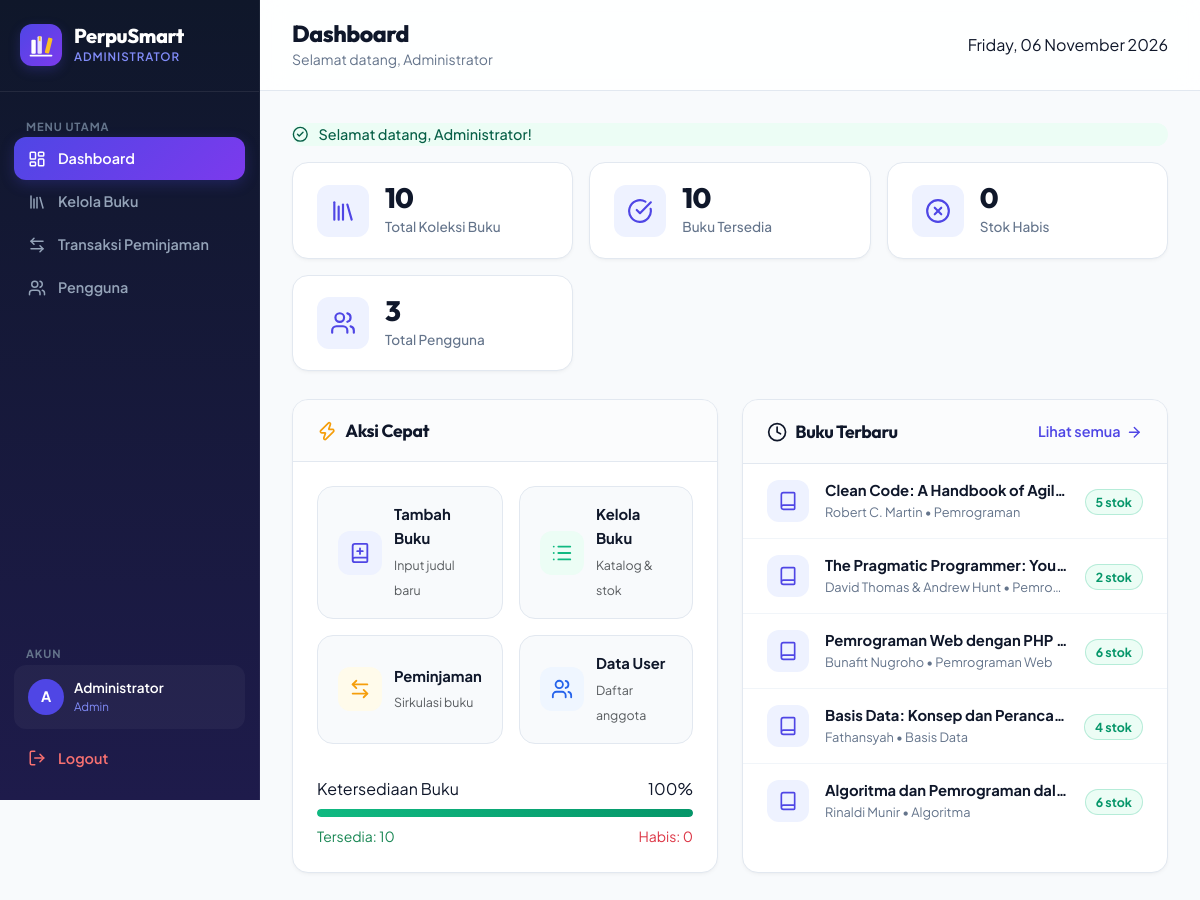
The page /index.php?page=admin/dashboard (signed in) on the database its author committed.
### tables this page shows
CREATE TABLE `buku` (
  `id` int(10) UNSIGNED NOT NULL,
  `kode_buku` varchar(20) NOT NULL,
  `judul` varchar(255) NOT NULL,
  `penulis` varchar(150) NOT NULL,
  `penerbit` varchar(150) NOT NULL,
  `tahun_terbit` year(4) NOT NULL,
  `kategori` varchar(100) NOT NULL,
  `stok` int(10) UNSIGNED NOT NULL DEFAULT 0,
  `deskripsi` text DEFAULT NULL,
  `cover_url` varchar(500) DEFAULT NULL,
  `created_at` timestamp NOT NULL DEFAULT current_timestamp(),
  `updated_at` timestamp NOT NULL DEFAULT current_timestamp() ON UPDATE current_timestamp()
);

### controllers/AdminController.php (called while the page is built, shortened)
<?php
class AdminController {
    private Buku $bukuModel;
    private User $userModel;
    public function __construct() {
        $this->bukuModel = new Buku();
        $this->userModel = new User();
    }
    public function dashboard(): void {
        $totalBuku      = $this->bukuModel->countAll();
        $totalUsers     = $this->userModel->countAll();
        $bukuTersedia   = $this->bukuModel->countAvailable();
        $stokHabis      = $this->bukuModel->countUnavailable();
        $bukuTerbaru    = $this->bukuModel->getAll(5);
        $success        = flash('flash_success');
        require_once BASE_PATH . '/views/admin/dashboard.php';
    }
}

### middleware/auth.php (called while the page is built, shortened)
<?php
function currentUser(): array {
    return [
        'id'       => $_SESSION['user_id']       ?? 0,
        'nama'     => $_SESSION['user_nama']     ?? '',
        'username' => $_SESSION['user_username'] ?? '',
        'role'     => $_SESSION['user_role']     ?? '',
    ];
}

### config/config.php (called while the page is built, shortened)
<?php
function flash(string $key): string {
    if (isset($_SESSION[$key])) {
        $msg = $_SESSION[$key];
        return $msg;
    }
    return '';
}
function e(string $str): string {
    return htmlspecialchars($str, ENT_QUOTES | ENT_SUBSTITUTE, 'UTF-8');
}

### config/database.php (called while the page is built, shortened)
<?php
class Database {
    private static ?PDO $instance = null;
    public static function getInstance(): PDO {
        if (self::$instance === null) {
            $dsn = sprintf(
                'mysql:host=%s;port=%s;dbname=%s;charset=utf8mb4',
                DB_HOST, DB_PORT, DB_NAME
            );
            $options = [
                PDO::ATTR_ERRMODE            => PDO::ERRMODE_EXCEPTION,
                PDO::ATTR_DEFAULT_FETCH_MODE => PDO::FETCH_ASSOC,
                PDO::ATTR_EMULATE_PREPARES   => false,
                PDO::MYSQL_ATTR_INIT_COMMAND => "SET NAMES utf8mb4 COLLATE utf8mb4_unicode_ci",
            ];
            try {
                self::$instance = new PDO($dsn, DB_USER, DB_PASS, $options);
            } catch (PDOException $e) {
                http_response_code(500);
                die('<div style="font-family:sans-serif;padding:2rem;color:#c0392b;">
                    <h2>⚠ Koneksi Database Gagal</h2>
                    <p>' . htmlspecialchars($e->getMessage()) . '</p>
                    <p>Pastikan MySQL sudah berjalan dan konfigurasi di <code>config/config.php</code> sudah benar.</p>
                </div>');
            }
        }
        return self::$instance;
    }
}

### models/Buku.php (called while the page is built, shortened)
<?php
class Buku {
    private PDO $db;
    public function __construct() {
        $this->db = Database::getInstance();
    }
    public function getAll(int $limit = 0, int $offset = 0): array {
        $sql = "SELECT b.*,
                       (SELECT COUNT(*) FROM peminjaman p WHERE p.buku_id = b.id AND p.status IN ('dipinjam', 'terlambat')) AS total_dipinjam
                FROM buku b
                ORDER BY b.created_at DESC";
        if ($limit > 0) {
            $sql .= ' LIMIT ' . (int)$limit . ' OFFSET ' . (int)$offset;
        }
        return $this->db->query($sql)->fetchAll();
    }
    public function countAll(): int {
        return (int) $this->db->query('SELECT COUNT(*) FROM buku')->fetchColumn();
    }
    public function countAvailable(): int {
        return (int) $this->db->query('SELECT COUNT(*) FROM buku WHERE stok > 0')->fetchColumn();
    }
    public function countUnavailable(): int {
        return (int) $this->db->query('SELECT COUNT(*) FROM buku WHERE stok = 0')->fetchColumn();
    }
}

### models/User.php (called while the page is built, shortened)
<?php
class User {
    private PDO $db;
    public function __construct() {
        $this->db = Database::getInstance();
    }
    public function countAll(): int {
        return (int) $this->db->query('SELECT COUNT(*) FROM users')->fetchColumn();
    }
}

### views/admin/dashboard.php (the view, shortened to what this page needs)
<?php require_once BASE_PATH . '/views/layouts/header.php'; ?>
<div class="ps-admin-layout">
    <?php require_once BASE_PATH . '/views/layouts/sidebar_admin.php'; ?>
    <main class="ps-admin-main">
        <header class="ps-topbar">
            <div class="ps-topbar-left">
                <div>
                    <h1 class="ps-page-title">Dashboard</h1>
                    <p class="ps-page-subtitle">Selamat datang, <?= e(currentUser()['nama']) ?></p>
                </div>
            </div>
            <div class="ps-topbar-right">
                <span class="ps-topbar-date"><?= date('l, d F Y') ?></span>
            </div>
        </header>
        <div class="ps-admin-content">
            <?php if ($success): ?>
                <div class="ps-alert ps-alert-success mb-3">
                    <i data-lucide="circle-check"></i><div><?= $success ?></div>
                </div>
            <?php endif; ?>
            <div class="ps-stats-grid">
                <div class="ps-stat-card ps-stat-primary">
                    <div class="ps-stat-icon">
                        <i data-lucide="library"></i>
                    </div>
                    <div class="ps-stat-body">
                        <div class="ps-stat-number"><?= number_format($totalBuku) ?></div>
                        <div class="ps-stat-label">Total Koleksi Buku</div>
                    </div>
                </div>
                <div class="ps-stat-card ps-stat-success">
                    <div class="ps-stat-icon">
                        <i data-lucide="check-circle"></i>
                    </div>
                    <div class="ps-stat-body">
                        <div class="ps-stat-number"><?= number_format($bukuTersedia) ?></div>
                        <div class="ps-stat-label">Buku Tersedia</div>
                    </div>
                </div>
                <div class="ps-stat-card ps-stat-danger">
                    <div class="ps-stat-icon">
                        <i data-lucide="x-circle"></i>
                    </div>
                    <div class="ps-stat-body">
                        <div class="ps-stat-number"><?= number_format($stokHabis) ?></div>
                        <div class="ps-stat-label">Stok Habis</div>
                    </div>
                </div>
                <div class="ps-stat-card ps-stat-accent">
                    <div class="ps-stat-icon">
                        <i data-lucide="users"></i>
                    </div>
                    <div class="ps-stat-body">
                        <div class="ps-stat-number"><?= number_format($totalUsers) ?></div>
                        <div class="ps-stat-label">Total Pengguna</div>
                    </div>
                </div>
            </div>
            <div class="ps-dashboard-grid">
                <div class="ps-card">
                    <div class="ps-card-header">
                        <h3 class="ps-card-title">
                            <i data-lucide="zap" style="color:var(--ps-warning)"></i> Aksi Cepat
                        </h3>
                    </div>
                    <div class="ps-card-body">
                        <div class="ps-quick-actions">
                            <a href="<?= BASE_URL ?>/index.php?page=admin/buku/create" class="ps-quick-action-btn">
                                <div class="ps-qa-icon" style="background: var(--ps-primary-light); color: var(--ps-primary);">
                                    <i data-lucide="book-plus"></i>
                                </div>
                                <div class="ps-qa-text">
                                    <strong class="d-block">Tambah Buku</strong>
                                    <small class="text-muted">Input judul baru</small>
                                </div>
                            </a>
                            <a href="<?= BASE_URL ?>/index.php?page=admin/buku" class="ps-quick-action-btn">
                                <div class="ps-qa-icon" style="background: var(--ps-success-light); color: var(--ps-success);">
                                    <i data-lucide="list"></i>
                                </div>
                                <div class="ps-qa-text">
                                    <strong class="d-block">Kelola Buku</strong>
                                    <small class="text-muted">Katalog & stok</small>
                                </div>
                            </a>
                            <a href="<?= BASE_URL ?>/index.php?page=admin/peminjaman" class="ps-quick-action-btn">
                                <div class="ps-qa-icon" style="background: var(--ps-warning-light); color: var(--ps-warning);">
                                    <i data-lucide="arrow-left-right"></i>
                                </div>
                                <div class="ps-qa-text">
                                    <strong class="d-block">Peminjaman</strong>
                                    <small class="text-muted">Sirkulasi buku</small>
                                </div>
                            </a>
                            <a href="<?= BASE_URL ?>/index.php?page=admin/users" class="ps-quick-action-btn">
                                <div class="ps-qa-icon" style="background: #EFF6FF; color: #2563EB;">
                                    <i data-lucide="users"></i>
                                </div>
                                <div class="ps-qa-text">
                                    <strong class="d-block">Data User</strong>
                                    <small class="text-muted">Daftar anggota</small>
                                </div>
                            </a>
                        </div>
                        <div class="ps-availability-bar mt-4">
                            <div class="d-flex justify-content-between mb-2">
                                <span class="ps-label-sm">Ketersediaan Buku</span>
                                <span class="ps-label-sm">
                                    <?= $totalBuku > 0 ? round($bukuTersedia / $totalBuku * 100) : 0 ?>%
                                </span>
                            </div>
                            <div class="ps-progress">
                                <div class="ps-progress-fill ps-progress-success"
                                     style="width: <?= $totalBuku > 0 ? round($bukuTersedia / $totalBuku * 100) : 0 ?>%">
                                </div>
                            </div>
                            <div class="d-flex justify-content-between mt-1">
                                <small class="text-success">Tersedia: <?= $bukuTersedia ?></small>
                                <small class="text-danger">Habis: <?= $stokHabis ?></small>
                            </div>
                        </div>
                    </div>
                </div>
                <div class="ps-card">
                    <div class="ps-card-header">
                        <h3 class="ps-card-title">
                            <i data-lucide="clock"></i> Buku Terbaru
                        </h3>
                        <a href="<?= BASE_URL ?>/index.php?page=admin/buku" class="ps-btn-link">
                            Lihat semua <i data-lucide="arrow-right"></i>
                        </a>
                    </div>
                    <div class="ps-card-body p-0">
                        <?php if (empty($bukuTerbaru)): ?>
                            <div class="ps-empty-state p-4">
                                <i data-lucide="inbox"></i>
                                <p>Belum ada buku</p>
                            </div>
                        <?php else: ?>
                            <div class="ps-recent-list">
                                <?php foreach ($bukuTerbaru as $b): ?>
                                    <div class="ps-recent-item">
                                        <div class="ps-recent-icon">
                                            <i data-lucide="book"></i>
                                        </div>
                                        <div class="ps-recent-info">
                                            <span class="ps-recent-title"><?= e($b['judul']) ?></span>
                                            <span class="ps-recent-meta">
                                                <?= e($b['penulis']) ?> &bull; <?= e($b['kategori']) ?>
                                            </span>
                                        </div>
                                        <div class="ps-recent-badge">
                                            <?php if ($b['stok'] > 0): ?>
                                                <span class="ps-badge ps-badge-success"><?= $b['stok'] ?> stok</span>
                                            <?php else: ?>
                                                <span class="ps-badge ps-badge-danger">Habis</span>
                                            <?php endif; ?>
                                        </div>
                                    </div>
                                <?php endforeach; ?>
                            </div>
                        <?php endif; ?>
                    </div>
                </div>
            </div>
        </div>
    </main>
</div>
<?php require_once BASE_PATH . '/views/layouts/footer.php'; ?>

### rows shown on the page
buku: judul "Clean Code: A Handbook of Agil…", penulis "Robert C. Martin", kategori "Pemrograman", stok "5"
buku: judul "The Pragmatic Programmer: You…", penulis "David Thomas & Andrew Hunt", kategori "Pemro…", stok "2"
buku: judul "Pemrograman Web dengan PHP…", penulis "Bunafit Nugroho", kategori "Pemrograman Web", stok "6"
buku: judul "Basis Data: Konsep dan Peranca…", penulis "Fathansyah", kategori "Basis Data", stok "4"
buku: judul "Algoritma dan Pemrograman dal…", penulis "Rinaldi Munir", kategori "Algoritma", stok "6"

### other values the page prints
substr($user['nama'], 0, 1) "A"
$user['nama'] "Administrator"
currentUser()['nama'] "Administrator"
$success "Selamat datang, Administrator!"
$totalBuku "10"
$bukuTersedia "10"
$stokHabis "0"
$totalUsers "3"
$bukuTersedia / $totalBuku * 100 "100"
